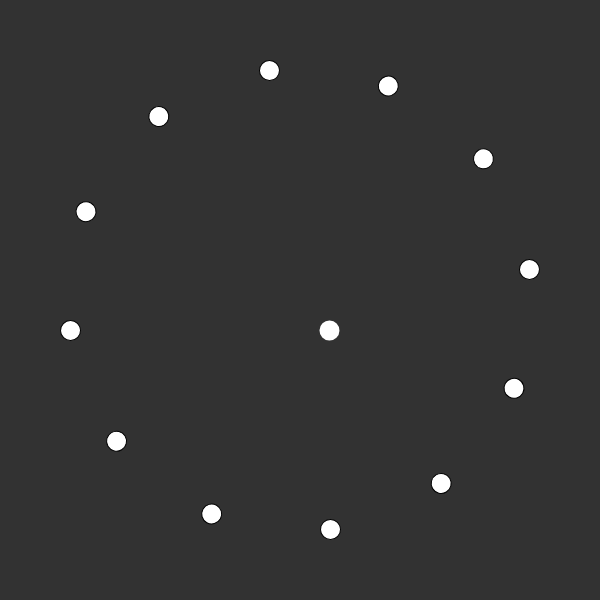
Frame 1 (no input)
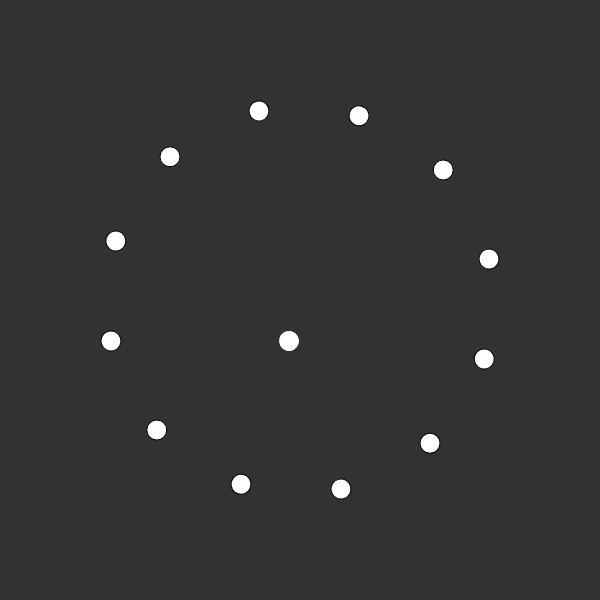
Frame 60 (no input)
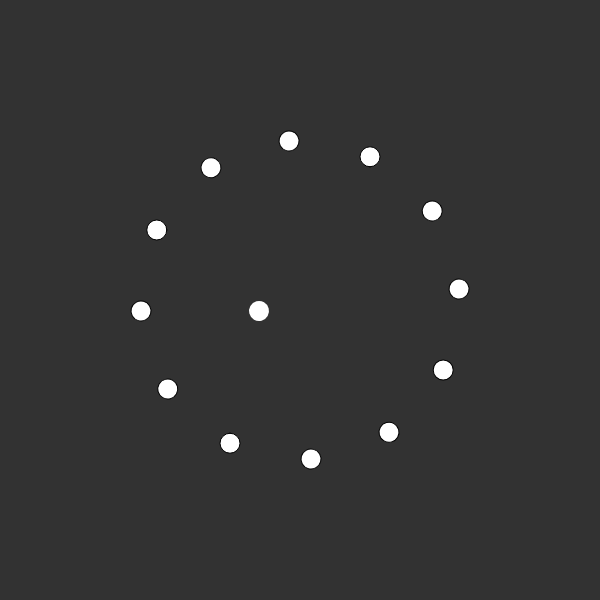
Frame 120 (the mouse pressed at the canvas centre since frame 60)

The p5.js sketch that drew these frames (run headless with seeded random() and noise() and a simulated clock; from frame 60 on, the mouse is pressed at the canvas centre):

// p5.js sketch
// ── sketch.js
// Hi my name is andrew albertino and this is my web project. i used p5 web gl.
// I learned thru using this tool. That javascript isnt that hard, and what exactly i can create using js.
// I had to use functions quite a bit to get my animation to run smoothly. I found it quite difficult to get arrays to work tho without messing up my code.
//defining a function using parameters was no problem at all. 




const name = "Final Project"


function logger() {
  console.log("FINAL PROJECTT!!!!")
  console.log("FINAL PROJECTT!!!!")
  console.log("FINAL PROJECTT!!!!")
  console.log("FINAL PROJECTT!!!!")
}


logger();






let angle = 0;

function setup() {
  createCanvas(600, 600);
}


function draw() {
  background(50);
  push();
  translate(width/2, height/2);
  angle += radians(1);
  rotate(angle);
  fill(255);
  noStroke();
  rectMode(CENTER);
  circle(30, 30, 20);
  pop();
  for (let a=0; a<radians(360); a+=radians(30)) {
    push();
    translate(width/2, height/2);   
    rotate(a);                      
    translate(0, 200);              
    rotate(-angle);                 
    rectMode(CENTER);
    circle(30, 30, 20);
    pop();
  }
}
